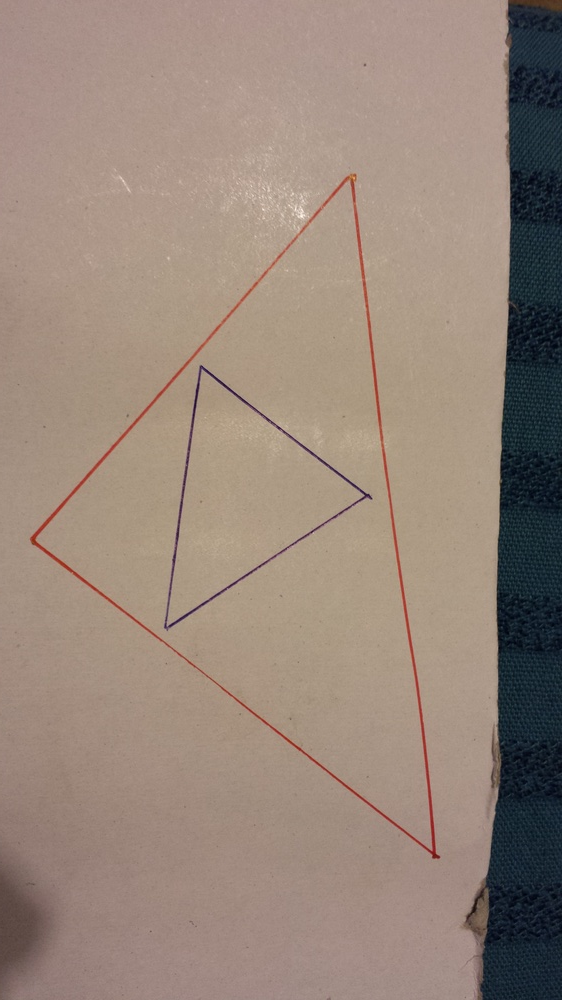
#> input picture Data-TP/20160830_212645.jpg, 562 x 1000 px, shrunk from 2322 x 4128 before the run, given in place of the camera
$ python movement-detector.py
#> lines starting #> are read from the running program, lines starting #| are printed output that depends on the picture
#!/usr/bin/env python
import cv2
import imutils

def save_webcam(mirror=False):
#> called with mirror = True
    cap = cv2.VideoCapture(0) # Capturing video from webcam:
    currentFrame = 0
    width = cap.get(cv2.CAP_PROP_FRAME_WIDTH) # Get current width of frame
    height = cap.get(cv2.CAP_PROP_FRAME_HEIGHT) # Get current height of frame
    old = None

    while (cap.isOpened()): # Capture frame-by-frame
        ret, frame = cap.read()
#> frame is the input picture: shape (1000, 562, 3); mean B, G, R 122.1, 134.1, 151.5
        if ret == True:
            if mirror == True:
                # Mirror the output video frame
                frame = cv2.flip(frame, 1)
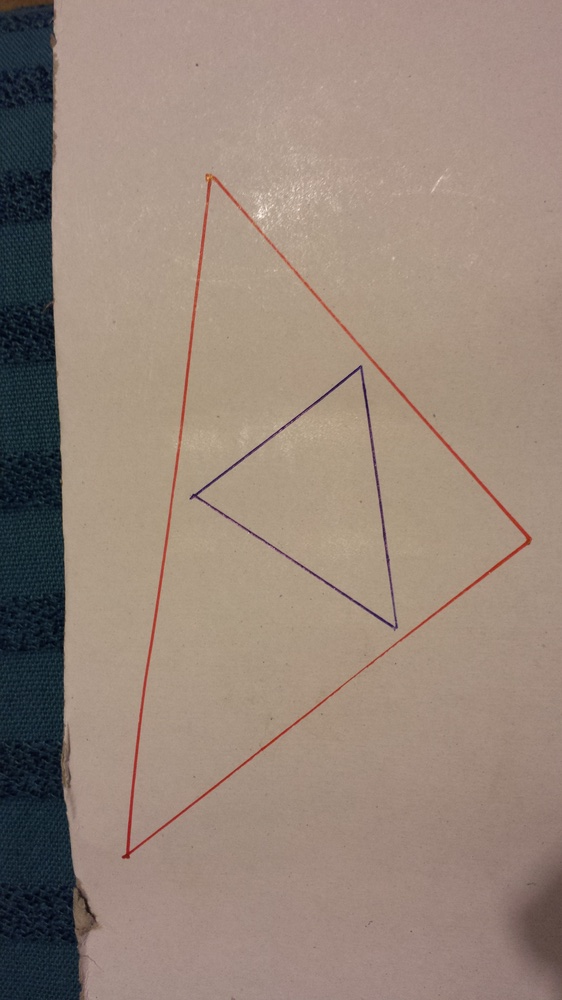
#> frame: shape (1000, 562, 3); mean B, G, R 122.1, 134.1, 151.5
            # Saves for video

            gray = cv2.cvtColor(frame, cv2.COLOR_BGR2GRAY)
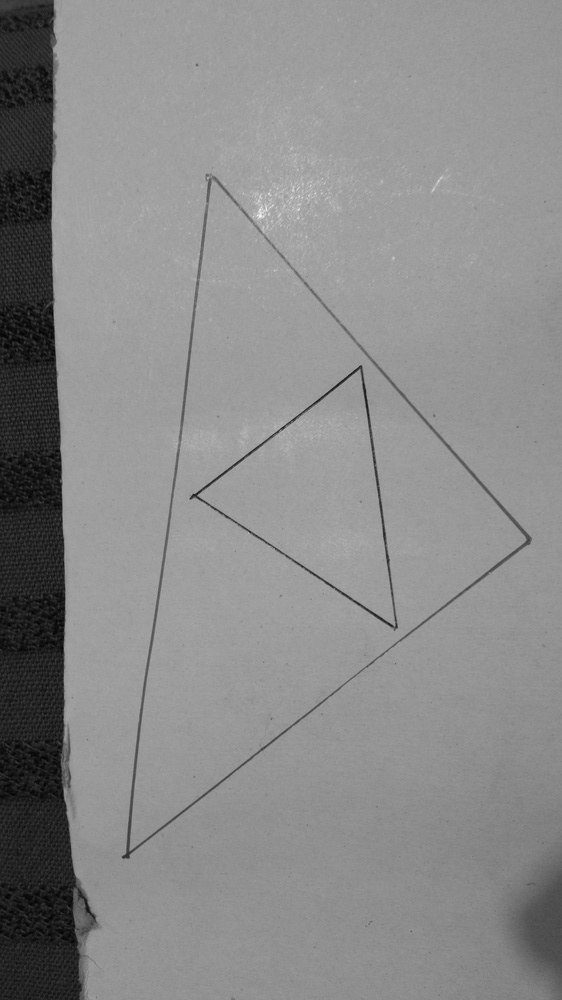
#> gray: shape (1000, 562); min 3, max 251, mean 137.9

            if old is not None:
                if old.shape[:2] == frame.shape[:2]:
                    diff = cv2.absdiff(old, gray)
                    diff = cv2.threshold(diff, 5, 255, cv2.THRESH_BINARY)[1]
                    diff = cv2.medianBlur(diff, 55, 0)
                    if diff.mean() > 0.2:
                        print("Motion detected")
                    else:
                        print("Nothing is moving")
                    cnts = cv2.findContours(diff.copy(), cv2.RETR_EXTERNAL, cv2.CHAIN_APPROX_SIMPLE)
                    cnts = imutils.grab_contours(cnts)
                    for c in cnts:
                        # if the contour is too small, ignore it
                        if cv2.contourArea(c) < 500:
                            continue

                        # compute the bounding box for the contour, draw it on the frame,
                        # and update the text
                        (x, y, w, h) = cv2.boundingRect(c)
                        cv2.rectangle(frame, (x, y), (x + w, y + h), (0, 255, 0), 2)
                    cv2.imshow('frame_blurred', diff)
            cv2.imshow('frame', frame)
            old = gray
        else:
            break
        if cv2.waitKey(1) & 0xFF == ord('q'): # if 'q' is pressed thenquit
#> (key q is pressed here)
            break
        # To stop duplicate images
        currentFrame += 1
    # When everything done, release the capture
    cap.release()
    cv2.destroyAllWindows()

def main():
    save_webcam(mirror=True)

if __name__ == '__main__':
    main()
